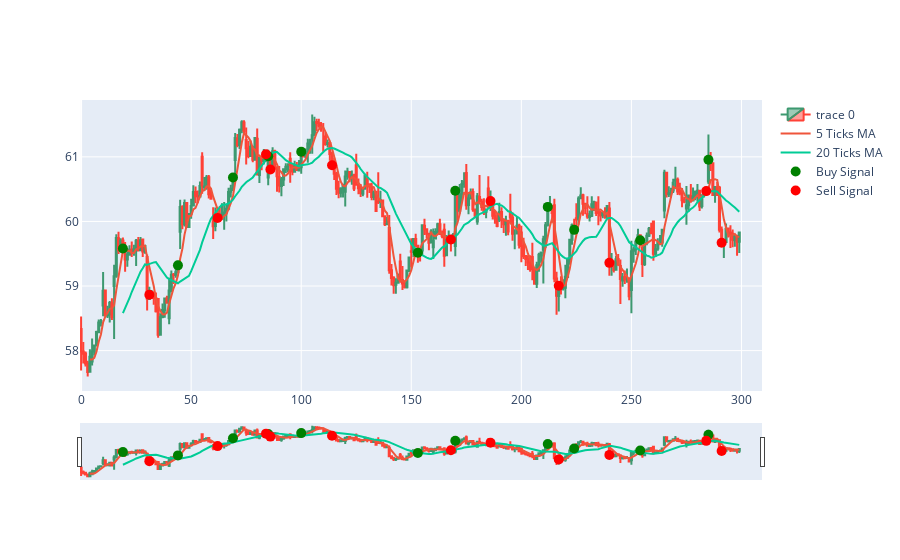

Write notebook code for a chart like this one.
### Code cell
# count the number of times the 5 ticks MA crosses the 20 ticks MA

walmart_data['5T_MA'] = walmart_data['Close'].rolling(window=5).mean()
walmart_data['20T_MA'] = walmart_data['Close'].rolling(window=20).mean()

walmart_data['signal'] = np.where(walmart_data['5T_MA'] > walmart_data['20T_MA'], 1, 0)
walmart_data['signal'] = walmart_data['signal'].diff()

print(walmart_data['signal'].value_counts())

# plot the buy and sell signals

fig = go.Figure(data=[go.Candlestick(x=walmart_data.index,
                open=walmart_data['Open'],
                high=walmart_data['High'],
                low=walmart_data['Low'],
                close=walmart_data['Close'])])

fig.add_trace(go.Scatter(x=walmart_data.index, y=walmart_data['Close'].rolling(window=5).mean(), name='5 Ticks MA'))
fig.add_trace(go.Scatter(x=walmart_data.index, y=walmart_data['Close'].rolling(window=20).mean(), name='20 Ticks MA'))

buy_signals = walmart_data[walmart_data['signal'] == 1]
sell_signals = walmart_data[walmart_data['signal'] == -1]

fig.add_trace(go.Scatter(x=buy_signals.index, y=buy_signals['Close'], mode='markers', marker=dict(color='green', size=10), name='Buy Signal'))

fig.add_trace(go.Scatter(x=sell_signals.index, y=sell_signals['Close'], mode='markers', marker=dict(color='red', size=10), name='Sell Signal'))

fig.show()

### Figure 1 — Plotly figure (JSON) as saved in the notebook; plotly's stock layout.template omitted (floating-point values rounded to 4 significant figures; data arrays with more than 128 entries replaced by an {"elided": "..."} marker saying what was removed)
{"data": [{"close": {"elided": "300 float values"}, "high": {"elided": "300 float values"}, "low": {"elided": "300 float values"}, "open": {"elided": "300 float values"}, "type": "candlestick", "x": {"elided": "300 int values"}}, {"name": "5 Ticks MA", "type": "scatter", "x": {"elided": "300 int values"}, "y": {"elided": "300 float values"}}, {"name": "20 Ticks MA", "type": "scatter", "x": {"elided": "300 int values"}, "y": {"elided": "300 float values"}}, {"marker": {"color": "green", "size": 10}, "mode": "markers", "name": "Buy Signal", "type": "scatter", "x": [19, 44, 69, 85, 100, 153, 170, 212, 224, 254, 285], "y": [59.58, 59.32, 60.68, 61.01, 61.08, 59.51, 60.47, 60.22, 59.87, 59.71, 60.96]}, {"marker": {"color": "red", "size": 10}, "mode": "markers", "name": "Sell Signal", "type": "scatter", "x": [31, 62, 84, 86, 114, 168, 186, 217, 240, 284, 291], "y": [58.87, 60.06, 61.04, 60.81, 60.87, 59.72, 60.31, 59.01, 59.36, 60.47, 59.67]}], "layout": {}}
